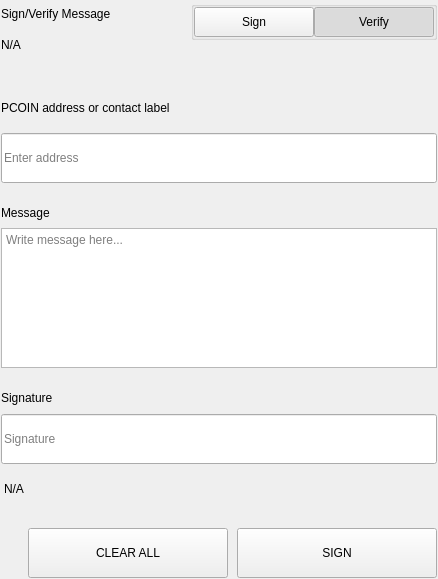
<?xml version="1.0" encoding="UTF-8"?>
<ui version="4.0">
 <class>SettingsSignMessageWidgets</class>
 <widget class="QWidget" name="SettingsSignMessageWidgets">
  <property name="geometry">
   <rect>
    <x>0</x>
    <y>0</y>
    <width>438</width>
    <height>579</height>
   </rect>
  </property>
  <property name="windowTitle">
   <string notr="true">N/A</string>
  </property>
  <layout class="QVBoxLayout" name="verticalLayout">
   <property name="spacing">
    <number>0</number>
   </property>
   <property name="leftMargin">
    <number>0</number>
   </property>
   <property name="topMargin">
    <number>0</number>
   </property>
   <property name="rightMargin">
    <number>0</number>
   </property>
   <property name="bottomMargin">
    <number>0</number>
   </property>
   <item>
    <widget class="QWidget" name="left" native="true">
     <layout class="QVBoxLayout" name="verticalLayout_3">
      <property name="leftMargin">
       <number>0</number>
      </property>
      <property name="topMargin">
       <number>0</number>
      </property>
      <property name="rightMargin">
       <number>0</number>
      </property>
      <property name="bottomMargin">
       <number>0</number>
      </property>
      <item>
       <widget class="QWidget" name="container_sign" native="true">
        <layout class="QVBoxLayout" name="verticalLayout_2">
         <property name="spacing">
          <number>0</number>
         </property>
         <property name="leftMargin">
          <number>1</number>
         </property>
         <property name="topMargin">
          <number>1</number>
         </property>
         <property name="rightMargin">
          <number>1</number>
         </property>
         <property name="bottomMargin">
          <number>1</number>
         </property>
         <item>
          <layout class="QHBoxLayout" name="horizontalLayout_3" stretch="3,1">
           <property name="spacing">
            <number>40</number>
           </property>
           <item>
            <layout class="QVBoxLayout" name="verticalLayoutTitle">
             <property name="spacing">
              <number>5</number>
             </property>
             <item>
              <widget class="QLabel" name="labelTitle">
               <property name="text">
                <string>Sign/Verify Message</string>
               </property>
              </widget>
             </item>
             <item>
              <widget class="QLabel" name="labelSubtitle1">
               <property name="text">
                <string notr="true">N/A</string>
               </property>
               <property name="wordWrap">
                <bool>true</bool>
               </property>
              </widget>
             </item>
            </layout>
           </item>
           <item alignment="Qt::AlignRight|Qt::AlignTop">
            <widget class="QWidget" name="containerSwitch" native="true">
             <property name="styleSheet">
              <string notr="true">#containerSwitch{
	padding-top:9px;
}</string>
             </property>
             <layout class="QVBoxLayout" name="verticalLayout_6">
              <property name="spacing">
               <number>4</number>
              </property>
              <property name="leftMargin">
               <number>0</number>
              </property>
              <property name="topMargin">
               <number>0</number>
              </property>
              <property name="rightMargin">
               <number>0</number>
              </property>
              <property name="bottomMargin">
               <number>0</number>
              </property>
              <item alignment="Qt::AlignRight">
               <widget class="QGroupBox" name="groupBox">
                <property name="sizePolicy">
                 <sizepolicy hsizetype="Fixed" vsizetype="Preferred">
                  <horstretch>0</horstretch>
                  <verstretch>0</verstretch>
                 </sizepolicy>
                </property>
                <property name="title">
                 <string/>
                </property>
                <property name="alignment">
                 <set>Qt::AlignRight|Qt::AlignTop|Qt::AlignTrailing</set>
                </property>
                <layout class="QHBoxLayout" name="horizontalLayout_4">
                 <property name="spacing">
                  <number>0</number>
                 </property>
                 <property name="leftMargin">
                  <number>0</number>
                 </property>
                 <property name="topMargin">
                  <number>0</number>
                 </property>
                 <property name="rightMargin">
                  <number>0</number>
                 </property>
                 <property name="bottomMargin">
                  <number>0</number>
                 </property>
                 <item>
                  <widget class="QPushButton" name="pushSign">
                   <property name="minimumSize">
                    <size>
                     <width>120</width>
                     <height>30</height>
                    </size>
                   </property>
                   <property name="maximumSize">
                    <size>
                     <width>120</width>
                     <height>30</height>
                    </size>
                   </property>
                   <property name="focusPolicy">
                    <enum>Qt::NoFocus</enum>
                   </property>
                   <property name="text">
                    <string>Sign</string>
                   </property>
                   <property name="checkable">
                    <bool>true</bool>
                   </property>
                   <property name="autoExclusive">
                    <bool>true</bool>
                   </property>
                  </widget>
                 </item>
                 <item>
                  <widget class="QPushButton" name="pushVerify">
                   <property name="minimumSize">
                    <size>
                     <width>120</width>
                     <height>30</height>
                    </size>
                   </property>
                   <property name="maximumSize">
                    <size>
                     <width>120</width>
                     <height>30</height>
                    </size>
                   </property>
                   <property name="focusPolicy">
                    <enum>Qt::NoFocus</enum>
                   </property>
                   <property name="text">
                    <string>Verify</string>
                   </property>
                   <property name="checkable">
                    <bool>true</bool>
                   </property>
                   <property name="checked">
                    <bool>true</bool>
                   </property>
                   <property name="autoExclusive">
                    <bool>true</bool>
                   </property>
                  </widget>
                 </item>
                </layout>
               </widget>
              </item>
              <item alignment="Qt::AlignHCenter|Qt::AlignTop">
               <widget class="QLabel" name="labelSubtitleSwitch">
                <property name="text">
                 <string/>
                </property>
                <property name="alignment">
                 <set>Qt::AlignRight|Qt::AlignTrailing|Qt::AlignVCenter</set>
                </property>
               </widget>
              </item>
             </layout>
            </widget>
           </item>
          </layout>
         </item>
         <item>
          <spacer name="verticalSpacer_2">
           <property name="orientation">
            <enum>Qt::Vertical</enum>
           </property>
           <property name="sizeType">
            <enum>QSizePolicy::Fixed</enum>
           </property>
           <property name="sizeHint" stdset="0">
            <size>
             <width>20</width>
             <height>40</height>
            </size>
           </property>
          </spacer>
         </item>
         <item>
          <widget class="QWidget" name="containerAddress" native="true">
           <property name="sizePolicy">
            <sizepolicy hsizetype="Preferred" vsizetype="Fixed">
             <horstretch>0</horstretch>
             <verstretch>0</verstretch>
            </sizepolicy>
           </property>
           <layout class="QVBoxLayout" name="verticalLayout_5" stretch="0,0">
            <property name="spacing">
             <number>15</number>
            </property>
            <property name="leftMargin">
             <number>0</number>
            </property>
            <property name="topMargin">
             <number>0</number>
            </property>
            <property name="rightMargin">
             <number>0</number>
            </property>
            <property name="bottomMargin">
             <number>0</number>
            </property>
            <item>
             <widget class="QLabel" name="labelSubtitleAddress">
              <property name="minimumSize">
               <size>
                <width>0</width>
                <height>20</height>
               </size>
              </property>
              <property name="maximumSize">
               <size>
                <width>16777215</width>
                <height>20</height>
               </size>
              </property>
              <property name="text">
               <string>PCOIN address or contact label</string>
              </property>
             </widget>
            </item>
            <item>
             <widget class="QLineEdit" name="addressIn_SM">
              <property name="minimumSize">
               <size>
                <width>0</width>
                <height>50</height>
               </size>
              </property>
              <property name="maximumSize">
               <size>
                <width>16777215</width>
                <height>50</height>
               </size>
              </property>
              <property name="placeholderText">
               <string>Enter address</string>
              </property>
             </widget>
            </item>
           </layout>
          </widget>
         </item>
         <item>
          <spacer name="verticalSpacer_3">
           <property name="orientation">
            <enum>Qt::Vertical</enum>
           </property>
           <property name="sizeType">
            <enum>QSizePolicy::Fixed</enum>
           </property>
           <property name="sizeHint" stdset="0">
            <size>
             <width>20</width>
             <height>20</height>
            </size>
           </property>
          </spacer>
         </item>
         <item>
          <layout class="QVBoxLayout" name="verticalLayout_9">
           <property name="spacing">
            <number>5</number>
           </property>
           <item>
            <widget class="QLabel" name="labelSubtitleMessage">
             <property name="minimumSize">
              <size>
               <width>0</width>
               <height>20</height>
              </size>
             </property>
             <property name="maximumSize">
              <size>
               <width>16777215</width>
               <height>20</height>
              </size>
             </property>
             <property name="text">
              <string>Message</string>
             </property>
            </widget>
           </item>
           <item>
            <widget class="QPlainTextEdit" name="messageIn_SM">
             <property name="minimumSize">
              <size>
               <width>0</width>
               <height>140</height>
              </size>
             </property>
             <property name="maximumSize">
              <size>
               <width>16777215</width>
               <height>140</height>
              </size>
             </property>
             <property name="placeholderText">
              <string>Write message here...</string>
             </property>
            </widget>
           </item>
          </layout>
         </item>
         <item>
          <spacer name="verticalSpacer_4">
           <property name="orientation">
            <enum>Qt::Vertical</enum>
           </property>
           <property name="sizeType">
            <enum>QSizePolicy::Fixed</enum>
           </property>
           <property name="sizeHint" stdset="0">
            <size>
             <width>20</width>
             <height>20</height>
            </size>
           </property>
          </spacer>
         </item>
         <item>
          <widget class="QWidget" name="widget" native="true">
           <property name="minimumSize">
            <size>
             <width>0</width>
             <height>75</height>
            </size>
           </property>
           <property name="maximumSize">
            <size>
             <width>16777215</width>
             <height>16777215</height>
            </size>
           </property>
           <layout class="QVBoxLayout" name="verticalLayout_4">
            <property name="leftMargin">
             <number>0</number>
            </property>
            <property name="topMargin">
             <number>0</number>
            </property>
            <property name="rightMargin">
             <number>0</number>
            </property>
            <property name="bottomMargin">
             <number>0</number>
            </property>
            <item>
             <widget class="QLabel" name="labelSubtitleSignature">
              <property name="minimumSize">
               <size>
                <width>0</width>
                <height>20</height>
               </size>
              </property>
              <property name="maximumSize">
               <size>
                <width>16777215</width>
                <height>20</height>
               </size>
              </property>
              <property name="text">
               <string>Signature</string>
              </property>
             </widget>
            </item>
            <item>
             <widget class="QLineEdit" name="signatureOut_SM">
              <property name="minimumSize">
               <size>
                <width>0</width>
                <height>50</height>
               </size>
              </property>
              <property name="placeholderText">
               <string>Signature</string>
              </property>
             </widget>
            </item>
           </layout>
          </widget>
         </item>
         <item>
          <widget class="QLabel" name="statusLabel_SM">
           <property name="styleSheet">
            <string notr="true">padding-top:5px;</string>
           </property>
           <property name="text">
            <string notr="true">N/A</string>
           </property>
          </widget>
         </item>
         <item>
          <spacer name="verticalSpacer">
           <property name="orientation">
            <enum>Qt::Vertical</enum>
           </property>
           <property name="sizeType">
            <enum>QSizePolicy::Fixed</enum>
           </property>
           <property name="sizeHint" stdset="0">
            <size>
             <width>20</width>
             <height>20</height>
            </size>
           </property>
          </spacer>
         </item>
         <item>
          <layout class="QHBoxLayout" name="horizontalLayout_7">
           <property name="spacing">
            <number>9</number>
           </property>
           <item>
            <spacer name="horizontalSpacer_5">
             <property name="orientation">
              <enum>Qt::Horizontal</enum>
             </property>
             <property name="sizeType">
              <enum>QSizePolicy::Expanding</enum>
             </property>
             <property name="sizeHint" stdset="0">
              <size>
               <width>40</width>
               <height>20</height>
              </size>
             </property>
            </spacer>
           </item>
           <item>
            <widget class="QPushButton" name="pushButtonClear">
             <property name="minimumSize">
              <size>
               <width>200</width>
               <height>50</height>
              </size>
             </property>
             <property name="focusPolicy">
              <enum>Qt::NoFocus</enum>
             </property>
             <property name="text">
              <string>CLEAR ALL</string>
             </property>
            </widget>
           </item>
           <item>
            <widget class="QPushButton" name="pushButtonSave">
             <property name="minimumSize">
              <size>
               <width>200</width>
               <height>50</height>
              </size>
             </property>
             <property name="maximumSize">
              <size>
               <width>200</width>
               <height>50</height>
              </size>
             </property>
             <property name="focusPolicy">
              <enum>Qt::NoFocus</enum>
             </property>
             <property name="text">
              <string>SIGN</string>
             </property>
            </widget>
           </item>
          </layout>
         </item>
        </layout>
       </widget>
      </item>
     </layout>
    </widget>
   </item>
  </layout>
 </widget>
 <resources/>
 <connections/>
</ui>
